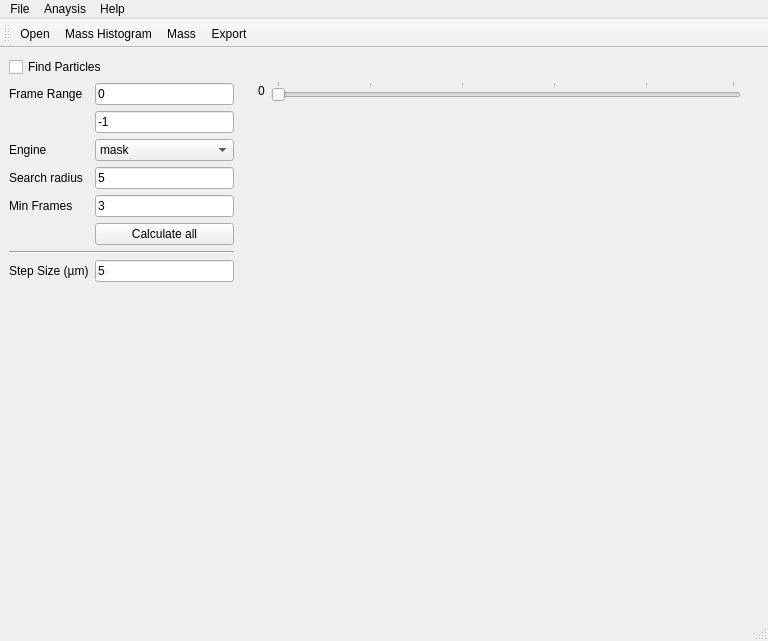
<?xml version="1.0" encoding="UTF-8"?>
<ui version="4.0">
 <class>MainWindow</class>
 <widget class="QMainWindow" name="MainWindow">
  <property name="geometry">
   <rect>
    <x>0</x>
    <y>0</y>
    <width>768</width>
    <height>641</height>
   </rect>
  </property>
  <property name="windowTitle">
   <string>NanoQNT Data Analysis</string>
  </property>
  <property name="unifiedTitleAndToolBarOnMac">
   <bool>true</bool>
  </property>
  <widget class="QWidget" name="centralwidget">
   <layout class="QHBoxLayout" name="horizontalLayout">
    <item>
     <widget class="QWidget" name="settings_widget" native="true">
      <property name="sizePolicy">
       <sizepolicy hsizetype="Minimum" vsizetype="Preferred">
        <horstretch>0</horstretch>
        <verstretch>0</verstretch>
       </sizepolicy>
      </property>
      <property name="maximumSize">
       <size>
        <width>225</width>
        <height>16777215</height>
       </size>
      </property>
      <layout class="QFormLayout" name="formLayout">
       <property name="leftMargin">
        <number>0</number>
       </property>
       <property name="topMargin">
        <number>0</number>
       </property>
       <property name="rightMargin">
        <number>0</number>
       </property>
       <property name="bottomMargin">
        <number>0</number>
       </property>
       <item row="0" column="0" colspan="2">
        <widget class="QCheckBox" name="find_particles_check">
         <property name="toolTip">
          <string>&lt;html&gt;&lt;head/&gt;&lt;body&gt;&lt;p&gt;Whether to mark the particles on the images&lt;/p&gt;&lt;/body&gt;&lt;/html&gt;</string>
         </property>
         <property name="text">
          <string>Find Particles</string>
         </property>
        </widget>
       </item>
       <item row="1" column="0">
        <widget class="QLabel" name="label_9">
         <property name="text">
          <string>Frame Range</string>
         </property>
         <property name="buddy">
          <cstring>start_frame_line</cstring>
         </property>
        </widget>
       </item>
       <item row="1" column="1">
        <widget class="QLineEdit" name="start_frame_line">
         <property name="toolTip">
          <string>Start Frame</string>
         </property>
         <property name="text">
          <string>0</string>
         </property>
        </widget>
       </item>
       <item row="2" column="1">
        <widget class="QLineEdit" name="end_frame_line">
         <property name="toolTip">
          <string>End Frame</string>
         </property>
         <property name="text">
          <string>-1</string>
         </property>
        </widget>
       </item>
       <item row="3" column="0">
        <widget class="QLabel" name="label_3">
         <property name="text">
          <string>Engine</string>
         </property>
         <property name="buddy">
          <cstring>engine_box</cstring>
         </property>
        </widget>
       </item>
       <item row="3" column="1">
        <widget class="QComboBox" name="engine_box">
         <property name="toolTip">
          <string>&lt;html&gt;&lt;head/&gt;&lt;body&gt;&lt;p&gt;If installed, numba is preferred&lt;/p&gt;&lt;/body&gt;&lt;/html&gt;</string>
         </property>
         <item>
          <property name="text">
           <string>mask</string>
          </property>
         </item>
         <item>
          <property name="text">
           <string>numba</string>
          </property>
         </item>
         <item>
          <property name="text">
           <string>python</string>
          </property>
         </item>
        </widget>
       </item>
       <item row="5" column="0">
        <widget class="QLabel" name="label_4">
         <property name="text">
          <string>Search radius</string>
         </property>
         <property name="buddy">
          <cstring>search_radius_line</cstring>
         </property>
        </widget>
       </item>
       <item row="5" column="1">
        <widget class="QLineEdit" name="search_radius_line">
         <property name="toolTip">
          <string>&lt;html&gt;&lt;head/&gt;&lt;body&gt;&lt;p&gt;Search radius for the linking procedure&lt;/p&gt;&lt;/body&gt;&lt;/html&gt;</string>
         </property>
         <property name="text">
          <string>5</string>
         </property>
        </widget>
       </item>
       <item row="6" column="0">
        <widget class="QLabel" name="label_6">
         <property name="text">
          <string>Min Frames</string>
         </property>
         <property name="buddy">
          <cstring>min_frames_line</cstring>
         </property>
        </widget>
       </item>
       <item row="6" column="1">
        <widget class="QLineEdit" name="min_frames_line">
         <property name="toolTip">
          <string>&lt;html&gt;&lt;head/&gt;&lt;body&gt;&lt;p&gt;Minimum number of frames to consider it a particle&lt;/p&gt;&lt;/body&gt;&lt;/html&gt;</string>
         </property>
         <property name="text">
          <string>3</string>
         </property>
        </widget>
       </item>
       <item row="7" column="1">
        <widget class="QPushButton" name="calculate_button">
         <property name="toolTip">
          <string>&lt;html&gt;&lt;head/&gt;&lt;body&gt;&lt;p&gt;Find the locations of all the particles in the range of frames&lt;/p&gt;&lt;/body&gt;&lt;/html&gt;</string>
         </property>
         <property name="text">
          <string>Calculate all</string>
         </property>
        </widget>
       </item>
       <item row="9" column="0" colspan="2">
        <widget class="Line" name="line">
         <property name="orientation">
          <enum>Qt::Horizontal</enum>
         </property>
        </widget>
       </item>
       <item row="10" column="0">
        <widget class="QLabel" name="label_8">
         <property name="text">
          <string>Step Size (µm)</string>
         </property>
         <property name="buddy">
          <cstring>step_size_line</cstring>
         </property>
        </widget>
       </item>
       <item row="10" column="1">
        <widget class="QLineEdit" name="step_size_line">
         <property name="toolTip">
          <string>&lt;html&gt;&lt;head/&gt;&lt;body&gt;&lt;p&gt;Step size during the scan&lt;/p&gt;&lt;/body&gt;&lt;/html&gt;</string>
         </property>
         <property name="text">
          <string>5</string>
         </property>
        </widget>
       </item>
       <item row="11" column="1">
        <spacer name="verticalSpacer">
         <property name="orientation">
          <enum>Qt::Vertical</enum>
         </property>
         <property name="sizeHint" stdset="0">
          <size>
           <width>20</width>
           <height>40</height>
          </size>
         </property>
        </spacer>
       </item>
      </layout>
     </widget>
    </item>
    <item>
     <widget class="QWidget" name="widget" native="true">
      <property name="sizePolicy">
       <sizepolicy hsizetype="Expanding" vsizetype="Preferred">
        <horstretch>0</horstretch>
        <verstretch>0</verstretch>
       </sizepolicy>
      </property>
      <layout class="QVBoxLayout" name="verticalLayout">
       <item>
        <widget class="QWidget" name="slider_widget" native="true">
         <property name="sizePolicy">
          <sizepolicy hsizetype="Preferred" vsizetype="Minimum">
           <horstretch>0</horstretch>
           <verstretch>0</verstretch>
          </sizepolicy>
         </property>
         <property name="maximumSize">
          <size>
           <width>16777215</width>
           <height>50</height>
          </size>
         </property>
         <layout class="QHBoxLayout" name="horizontalLayout_3">
          <property name="topMargin">
           <number>0</number>
          </property>
          <property name="bottomMargin">
           <number>0</number>
          </property>
          <item>
           <widget class="QLabel" name="frame_num">
            <property name="text">
             <string>0</string>
            </property>
            <property name="buddy">
             <cstring>frame_slider</cstring>
            </property>
           </widget>
          </item>
          <item>
           <widget class="QSlider" name="frame_slider">
            <property name="enabled">
             <bool>false</bool>
            </property>
            <property name="mouseTracking">
             <bool>true</bool>
            </property>
            <property name="focusPolicy">
             <enum>Qt::WheelFocus</enum>
            </property>
            <property name="statusTip">
             <string>Status tip</string>
            </property>
            <property name="orientation">
             <enum>Qt::Horizontal</enum>
            </property>
            <property name="tickPosition">
             <enum>QSlider::TicksAbove</enum>
            </property>
            <property name="tickInterval">
             <number>20</number>
            </property>
           </widget>
          </item>
         </layout>
        </widget>
       </item>
       <item>
        <widget class="QWidget" name="video_widget" native="true">
         <layout class="QGridLayout" name="gridLayout">
          <property name="leftMargin">
           <number>0</number>
          </property>
          <property name="topMargin">
           <number>0</number>
          </property>
          <property name="rightMargin">
           <number>0</number>
          </property>
          <property name="bottomMargin">
           <number>0</number>
          </property>
         </layout>
        </widget>
       </item>
      </layout>
     </widget>
    </item>
   </layout>
  </widget>
  <widget class="QStatusBar" name="statusbar"/>
  <widget class="QToolBar" name="toolBar">
   <property name="windowTitle">
    <string>toolBar</string>
   </property>
   <attribute name="toolBarArea">
    <enum>TopToolBarArea</enum>
   </attribute>
   <attribute name="toolBarBreak">
    <bool>false</bool>
   </attribute>
   <addaction name="action_open"/>
   <addaction name="action_mass_histogram"/>
   <addaction name="action_data_plots"/>
   <addaction name="action_save_data"/>
  </widget>
  <widget class="QMenuBar" name="menuBar">
   <property name="geometry">
    <rect>
     <x>0</x>
     <y>0</y>
     <width>768</width>
     <height>24</height>
    </rect>
   </property>
   <widget class="QMenu" name="menuFile">
    <property name="title">
     <string>File</string>
    </property>
    <addaction name="action_open"/>
    <addaction name="action_save_data"/>
    <addaction name="action_export_all_data"/>
   </widget>
   <widget class="QMenu" name="menuAnaysis">
    <property name="title">
     <string>Anaysis</string>
    </property>
    <addaction name="action_calculate_bkg"/>
    <addaction name="action_show_bkg"/>
    <addaction name="action_data_frame"/>
   </widget>
   <widget class="QMenu" name="menuHelp">
    <property name="title">
     <string>Help</string>
    </property>
    <addaction name="action_about"/>
    <addaction name="actionGo_to_documentation"/>
   </widget>
   <addaction name="menuFile"/>
   <addaction name="menuAnaysis"/>
   <addaction name="menuHelp"/>
  </widget>
  <action name="action_open">
   <property name="icon">
    <iconset>
     <normaloff>Icons/Open Folder.svg</normaloff>Icons/Open Folder.svg</iconset>
   </property>
   <property name="text">
    <string>Open</string>
   </property>
   <property name="toolTip">
    <string>Open data file</string>
   </property>
   <property name="shortcut">
    <string>Ctrl+O</string>
   </property>
  </action>
  <action name="action_mass_histogram">
   <property name="icon">
    <iconset>
     <normaloff>Icons/11837 - Histogram.svg</normaloff>Icons/11837 - Histogram.svg</iconset>
   </property>
   <property name="text">
    <string>Mass Histogram</string>
   </property>
   <property name="toolTip">
    <string>Histogram of Intensities for the current frame</string>
   </property>
  </action>
  <action name="action_data_frame">
   <property name="icon">
    <iconset>
     <normaloff>Icons/11831 - Fluid Mechanics.svg</normaloff>Icons/11831 - Fluid Mechanics.svg</iconset>
   </property>
   <property name="text">
    <string>Trends</string>
   </property>
   <property name="toolTip">
    <string>Show trends over frames</string>
   </property>
  </action>
  <action name="action_data_plots">
   <property name="icon">
    <iconset>
     <normaloff>Icons/11862 - Weight Scale.svg</normaloff>Icons/11862 - Weight Scale.svg</iconset>
   </property>
   <property name="text">
    <string>Mass</string>
   </property>
   <property name="toolTip">
    <string>Show intensities of all the calculated particles</string>
   </property>
  </action>
  <action name="action_save_data">
   <property name="icon">
    <iconset>
     <normaloff>Icons/Save.svg</normaloff>Icons/Save.svg</iconset>
   </property>
   <property name="text">
    <string>Export</string>
   </property>
   <property name="toolTip">
    <string>Export data to CSV</string>
   </property>
  </action>
  <action name="actionAdvance_Frame">
   <property name="text">
    <string>Increase Frame</string>
   </property>
   <property name="shortcut">
    <string>Meta+Alt+Right</string>
   </property>
  </action>
  <action name="actionDecrease_Frame">
   <property name="text">
    <string>Decrease Frame</string>
   </property>
   <property name="shortcut">
    <string>Meta+Alt+Left</string>
   </property>
  </action>
  <action name="actionGo_to_documentation">
   <property name="text">
    <string>Open Documentation</string>
   </property>
  </action>
  <action name="action_export_all_data">
   <property name="text">
    <string>Export All Data</string>
   </property>
   <property name="toolTip">
    <string>Export all the information gathered on particles</string>
   </property>
  </action>
  <action name="action_about">
   <property name="text">
    <string>About</string>
   </property>
   <property name="toolTip">
    <string>About NanoQNTPy</string>
   </property>
  </action>
  <action name="action_calculate_bkg">
   <property name="text">
    <string>Calculate Background</string>
   </property>
  </action>
  <action name="action_show_bkg">
   <property name="text">
    <string>Show Background</string>
   </property>
  </action>
 </widget>
 <tabstops>
  <tabstop>find_particles_check</tabstop>
  <tabstop>start_frame_line</tabstop>
  <tabstop>end_frame_line</tabstop>
  <tabstop>engine_box</tabstop>
  <tabstop>search_radius_line</tabstop>
  <tabstop>min_frames_line</tabstop>
  <tabstop>calculate_button</tabstop>
  <tabstop>step_size_line</tabstop>
  <tabstop>frame_slider</tabstop>
 </tabstops>
 <resources>
  <include location="Icons/Icons.qrc"/>
 </resources>
 <connections/>
</ui>
